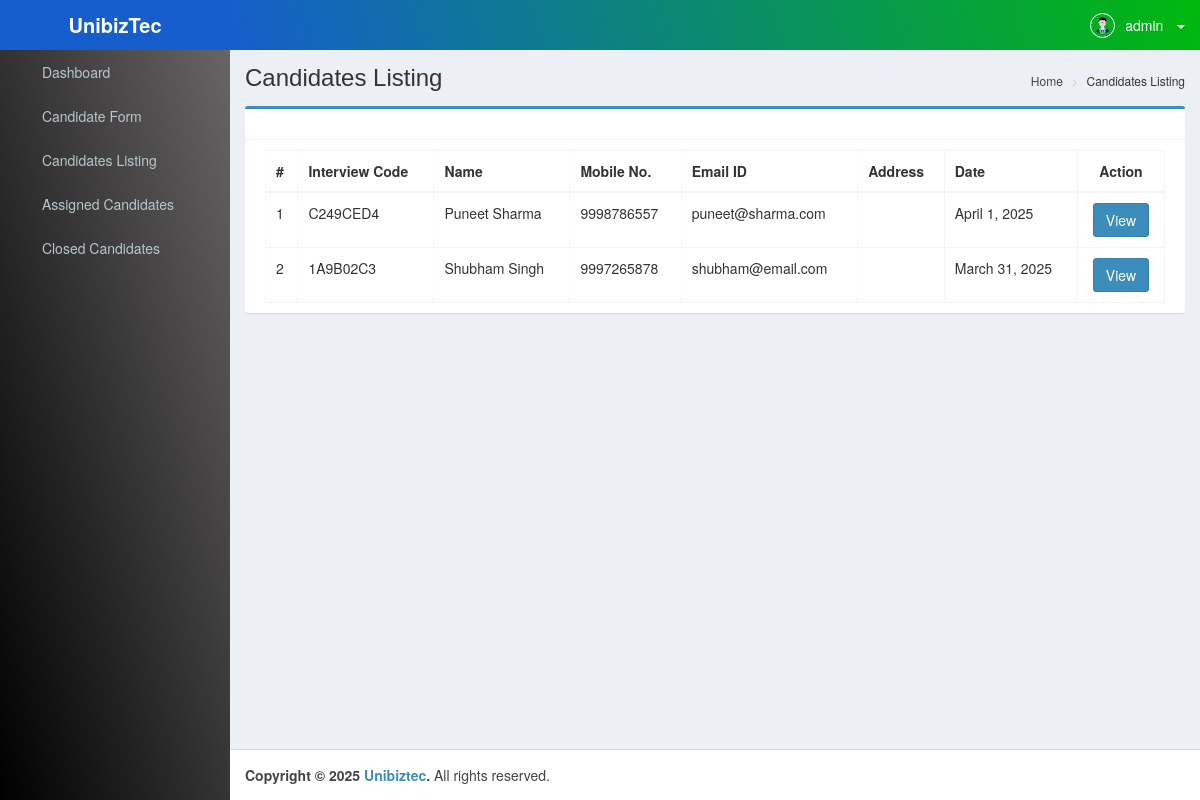
Page /candidates-listing/ (signed in) on the committed database.
### hrmsApp/models.py (models this page shows, shortened)
class Candidate(models.Model):
    token=models.CharField(max_length=15)
    dept_id=models.ForeignKey(Department,on_delete=models.CASCADE,related_name='candidate')
    apply_for=models.ForeignKey(JobRole, on_delete=models.CASCADE, related_name='candidates')
    int_date=models.DateField(default=date.today)
    referred=models.CharField(max_length=50)
    emp_name=models.CharField(max_length=70,null=True,blank=True)
    emp_id=models.CharField(max_length=30,null=True,blank=True)
    source=models.CharField(max_length=30,null=True,blank=True)
    location=models.CharField(max_length=50)
    shift=models.CharField(max_length=30)
    r_shift=models.CharField(max_length=30)
    name=models.CharField(max_length=70)
    father_name=models.CharField(max_length=70,null=True,blank=True)
    mobile=models.CharField(max_length=30,null=True,blank=True)
    email=models.EmailField(unique=True,null=True,blank=True)
    dob=models.DateField(null=True)
    gender=models.CharField(max_length=30,null=True,blank=True)
    address=models.CharField(max_length=100,null=True,blank=True)
    designation=models.CharField(max_length=100,null=True,blank=True)
    salary=models.CharField(max_length=100,null=True,blank=True)
    doj=models.DateField(null=True,blank=True)
    reporting_time=models.CharField(max_length=100,null=True,blank=True)
    bgv_link=models.IntegerField(default=0)
    bgv_sent_on=models.DateField(null=True,blank=True)
    bgv_received_on=models.DateField(null=True,blank=True)
    doc_link=models.IntegerField(default=0)
    address=models.IntegerField(default=0)
    status=models.IntegerField(default=1)
    created_at = models.DateTimeField(auto_now_add=True)
    updated_at = models.DateTimeField(auto_now=True)

### hrmsApp/views.py (the view)
# urls.py: path('candidates-listing/',views.candidate_listing,name="candidates_listing"),
def candidate_listing(request):
    data = Candidate.objects.all().order_by('-id')
    return render(request, 'pages/candidate-list.html',{'data':data})

### hrmsApp/context_processors.py (called while the page is built)
def current_year(request):
    return {'current_year': datetime.datetime.now().year}

### hrmsApp/templates/pages/candidate-list.html (shortened to what this page needs)
{% extends 'layouts/base.html' %}
{% block content %}
{% load custom_tags %}
<div class="content-wrapper">
    <section class="content-header">
        <h1>
            Candidates Listing
        </h1>
        <ol class="breadcrumb">
            <li>
                <a href="{% url 'dashboard' %}"><i class="fa fa-dashboard"></i> Home</a>
            </li>
            <li>Candidates Listing</li>
        </ol>
    </section>
    <section class="content">
        <div class="row">
            <div class="col-md-12">
                <div class="box box-primary">
                    <div class="box-header with-border">
                    </div>
                        <div class="box-body">
                            <table id="can_table" class="table table-bordered table-hover">
                                <thead>
                                    <tr>
                                        <th>#</th>
                                        <th>Interview Code</th>
                                        <th>Name</th>
                                        <th>Mobile No.</th>
                                        <th>Email ID</th>
                                        <th>Address</th>
                                        <th>Date</th>
                                        <th>
                                            <center>Action</center>
                                        </th>
                                    </tr>
                                </thead>
                                <tbody>
                                    {% for d in data %}
                                    <tr>
                                        <td>{{ forloop.counter }}</td>
                                        <td>{{d.token}}</td>
                                        <td>{{d.name}}</td>
                                        <td>{{d.mobile}}</td>
                                        <td>{{d.email}}</td>
                                        <td>{{d.address|default:''}}</td>
                                        <td>{{d.int_date}}</td>
                                        <td>
                                            <center>
                                                <a class="btn btn-primary" href="{% url 'candidate_info' token=d.token %}">View</a>
                                            </center>
                                        </td>
                                    </tr>
                                    {% endfor %}
                                </tbody>
                            </table>
                        </div>
                </div>
            </div>
        </div>
    </section>
</div>
{% endblock content %}

### hrmsApp/templates/layouts/base.html (shortened to what this page needs)
<!DOCTYPE html>
<html>
<head>
  {% load static %}
  <link rel="stylesheet" type="text/css" href="{% static 'css/bootstrap.css' %}" />
  <link rel="stylesheet" type="text/css" href="{% static 'css/font-awesome.css' %}" />
  <link rel="stylesheet" type="text/css" href="{% static 'css/ionicons.css' %}" />
  <link rel="stylesheet" type="text/css" href="{% static 'css/AdminLTE.css' %}" />
  <link rel="stylesheet" type="text/css" href="{% static 'css/all-skins.css' %}" />
  <link rel="stylesheet" type="text/css" href="{% static 'css/bootstrap-timepicker.min.css' %}" />
  <link rel="stylesheet" type="text/css" href="{% static 'css/bootstrap-datepicker.css' %}" />
  <link rel="stylesheet" type="text/css" href="{% static 'css/dataTables.bootstrap.css' %}">
  <link rel="stylesheet" type="text/css" href="{% static 'css/switchery.min.css' %}" rel="stylesheet" />
  <link rel="stylesheet" type="text/css" href="https://cdn.datatables.net/buttons/1.6.5/css/buttons.dataTables.min.css" rel="stylesheet" />
  <link href="{% static 'css/toastr.min.css' %}" rel="stylesheet">
</head>
<body class="hold-transition skin-blue sidebar-mini">
  <div class="wrapper">
    <header class="main-header">
      <a href="{% url 'dashboard' %}" class="logo">
        <span class="logo-lg"><b>UnibizTec</b></span>
      </a>
      <nav class="navbar navbar-static-top" role="navigation">
        <a href="#" class="sidebar-toggle" data-toggle="push-menu" role="button">
        </a>
        <div class="navbar-custom-menu">
          <ul class="nav navbar-nav">
            <li class="dropdown user user-menu">
              <ul class="nav navbar-nav navbar-left">
                <li class="dropdown user user-menu">
                  <a href="#" class="dropdown-toggle" data-toggle="dropdown">
                    <img src="{% static 'images/avatar.png' %}" class="user-image" alt="Administrator">
                    <span class="hidden-xs">{{request.user}}</span>
                    &nbsp; <span class="caret"></span>
                  </a>
                </li>
                <li>
                  <a href="javascript:void(0);" data-toggle="control-sidebar"></a>
                </li>
               </ul>
            </li>
          </ul>
        </div>
      </nav>
    </header>
    {% include "includes/sidebar.html" %}
    {% block content %} {% endblock content %}
    <footer class="main-footer">
        <strong>Copyright &copy; {% now "Y" %} <a href="{% url 'login' %}" target="_blank">Unibiztec</a>.</strong> All rights reserved.
      </footer>
    </div>
  </body>
  </html>

### hrmsApp/static/css/all-skins.css (style rules this page uses)
.skin-blue .main-header .navbar { background: transparent linear-gradient(254deg, #00B80D 0%, #155ECC 100%) 0% 0% no-repeat padding-box; }
.skin-blue .main-header .navbar .nav > li > a { color: #ffffff; }
.skin-blue .main-header .navbar .sidebar-toggle { color: #ffffff; }
.skin-blue .main-header .navbar .sidebar-toggle { color: #fff; }
.skin-blue .main-header .logo { background: transparent linear-gradient(254deg, #155ECC 0%, #155ECC 100%) 0% 0% no-repeat padding-box; color: #ffffff; border-bottom: 0 solid transparent; }
.skin-blue .content-header { background: transparent; }
.skin-blue .wrapper, .skin-blue .main-sidebar, .skin-blue .left-side { background: transparent linear-gradient(254deg, #6b6868 0%, #000000 100%) 0% 0% no-repeat padding-box; }

### hrmsApp/templates/layouts/base.html (style rules this page uses)
li.dropdown.user.user-menu { float: right; }

### rows in the picture
Candidate: token "C249CED4", name "Puneet Sharma", mobile "9998786557", email "puneet@sharma.com", int_date "April 1, 2025"
Candidate: token "1A9B02C3", name "Shubham Singh", mobile "9997265878", email "shubham@email.com", int_date "March 31, 2025"

### other values in the picture
{{ request.user }} "admin"
